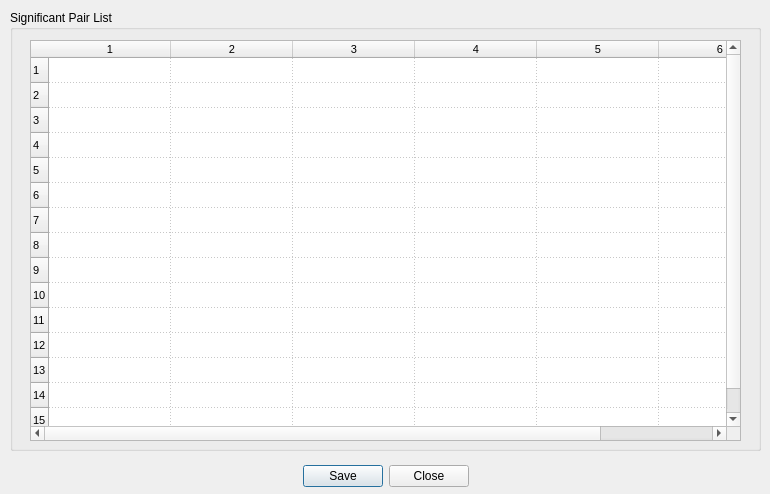
<?xml version="1.0" encoding="UTF-8"?>
<ui version="4.0">
 <class>distanceSearchResultsDialog</class>
 <widget class="QDialog" name="distanceSearchResultsDialog">
  <property name="geometry">
   <rect>
    <x>0</x>
    <y>0</y>
    <width>770</width>
    <height>494</height>
   </rect>
  </property>
  <property name="windowTitle">
   <string>Distance Search Results</string>
  </property>
  <widget class="QDialogButtonBox" name="buttonBox">
   <property name="geometry">
    <rect>
     <x>10</x>
     <y>460</y>
     <width>751</width>
     <height>32</height>
    </rect>
   </property>
   <property name="orientation">
    <enum>Qt::Horizontal</enum>
   </property>
   <property name="standardButtons">
    <set>QDialogButtonBox::Close|QDialogButtonBox::Save</set>
   </property>
   <property name="centerButtons">
    <bool>true</bool>
   </property>
  </widget>
  <widget class="QGroupBox" name="groupBox">
   <property name="geometry">
    <rect>
     <x>10</x>
     <y>10</y>
     <width>751</width>
     <height>441</height>
    </rect>
   </property>
   <property name="title">
    <string>Significant Pair List</string>
   </property>
   <widget class="QTableWidget" name="resultTable">
    <property name="geometry">
     <rect>
      <x>20</x>
      <y>30</y>
      <width>711</width>
      <height>401</height>
     </rect>
    </property>
    <property name="font">
     <font>
      <pointsize>8</pointsize>
     </font>
    </property>
    <property name="editTriggers">
     <set>QAbstractItemView::NoEditTriggers</set>
    </property>
    <property name="selectionMode">
     <enum>QAbstractItemView::NoSelection</enum>
    </property>
    <property name="selectionBehavior">
     <enum>QAbstractItemView::SelectItems</enum>
    </property>
    <property name="gridStyle">
     <enum>Qt::DotLine</enum>
    </property>
    <property name="cornerButtonEnabled">
     <bool>true</bool>
    </property>
    <property name="rowCount">
     <number>15</number>
    </property>
    <property name="columnCount">
     <number>6</number>
    </property>
    <attribute name="horizontalHeaderDefaultSectionSize">
     <number>122</number>
    </attribute>
    <attribute name="horizontalHeaderMinimumSectionSize">
     <number>20</number>
    </attribute>
    <attribute name="horizontalHeaderShowSortIndicator" stdset="0">
     <bool>true</bool>
    </attribute>
    <attribute name="horizontalHeaderStretchLastSection">
     <bool>true</bool>
    </attribute>
    <attribute name="verticalHeaderDefaultSectionSize">
     <number>25</number>
    </attribute>
    <attribute name="verticalHeaderMinimumSectionSize">
     <number>25</number>
    </attribute>
    <attribute name="verticalHeaderStretchLastSection">
     <bool>true</bool>
    </attribute>
    <row/>
    <row/>
    <row/>
    <row/>
    <row/>
    <row/>
    <row/>
    <row/>
    <row/>
    <row/>
    <row/>
    <row/>
    <row/>
    <row/>
    <row/>
    <column/>
    <column/>
    <column/>
    <column/>
    <column/>
    <column/>
   </widget>
  </widget>
 </widget>
 <tabstops>
  <tabstop>buttonBox</tabstop>
 </tabstops>
 <resources/>
 <connections>
  <connection>
   <sender>buttonBox</sender>
   <signal>rejected()</signal>
   <receiver>distanceSearchResultsDialog</receiver>
   <slot>reject()</slot>
   <hints>
    <hint type="sourcelabel">
     <x>316</x>
     <y>431</y>
    </hint>
    <hint type="destinationlabel">
     <x>286</x>
     <y>274</y>
    </hint>
   </hints>
  </connection>
 </connections>
</ui>
